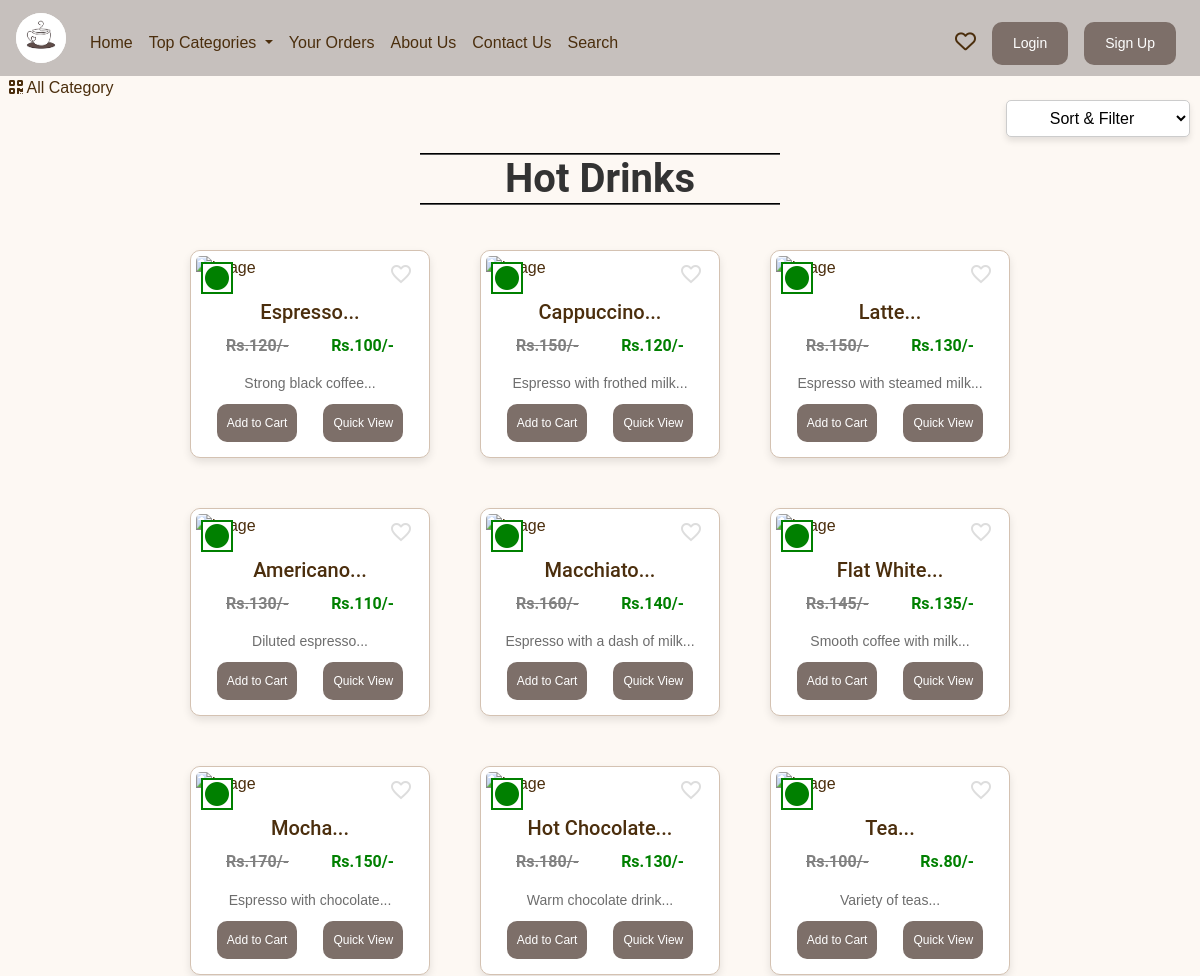
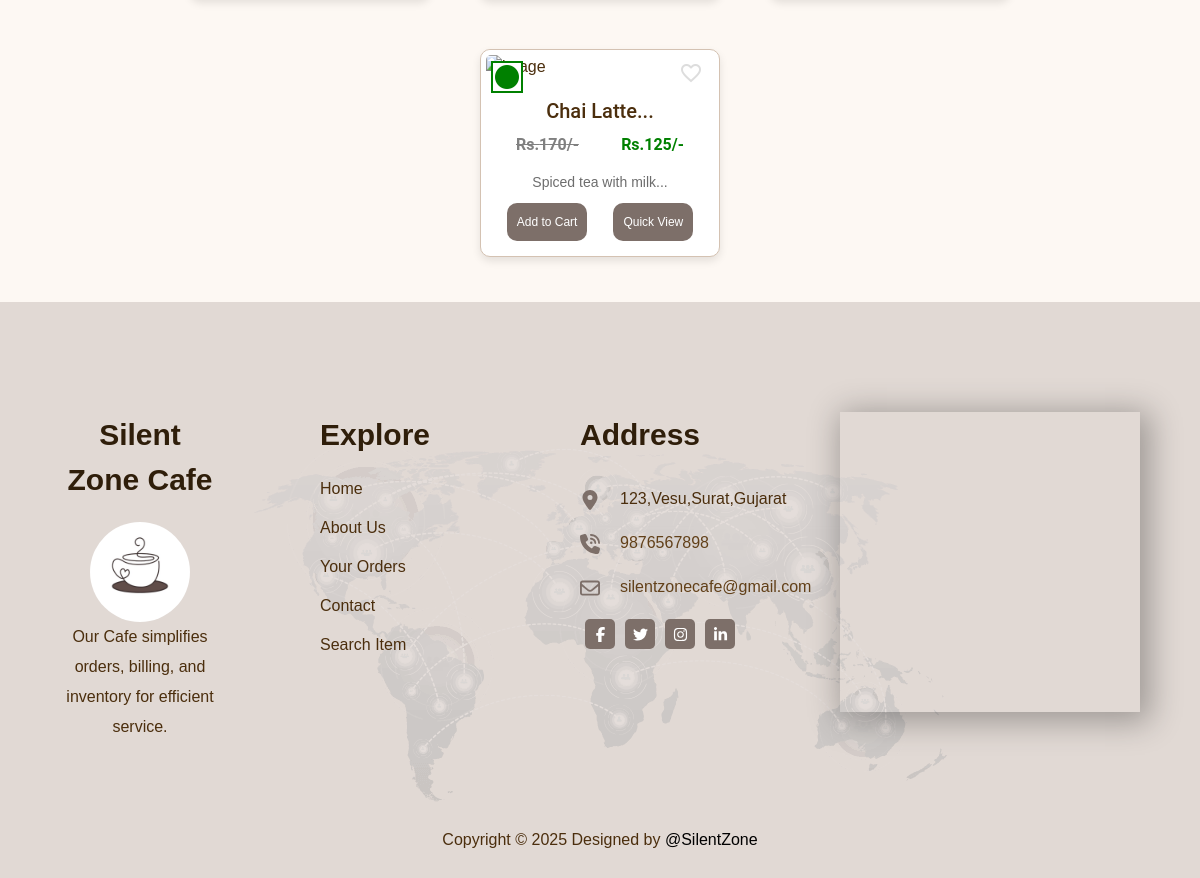
Screenshot of /view-food-list.php?catid=1 with the database file from the repository (2 pictures, top to bottom).
### tables this page shows
CREATE TABLE food_type (
    food_id INT PRIMARY KEY AUTO_INCREMENT,
    food_name TEXT,
    food_price INT,
    food_desc TEXT,
    category_id INT,
    food_update TEXT,
    food_img TEXT,
    is_veg TEXT,
    food_offer INT,
    FOREIGN KEY (category_id) REFERENCES categories(category_id) ON DELETE CASCADE
);

CREATE TABLE site (
    temp_id INT PRIMARY KEY AUTO_INCREMENT,
    system_name TEXT,
    email TEXT,
    contact TEXT,
    address TEXT,
    date_time TIMESTAMP
);

### view-food-list.php (the view, shortened to what this page needs)
<!DOCTYPE html>
<html lang="en">
<head>
    <link rel="stylesheet" href="https://stackpath.bootstrapcdn.com/bootstrap/4.4.1/css/bootstrap.min.css">
    <link rel="stylesheet" href="https://use.fontawesome.com/releases/v5.8.2/css/all.css">
    <link rel="stylesheet" href="/cafe_management_system/assets/css/style.css">
</head>
<body>
    <?php
        include("partial/_nav.php");
    ?>
    <div>&nbsp;
        <a href="index.php" class="active text-dark">
            <i class="fas fa-qrcode" style="color:#4b2e0d"></i>
            <span style="color:#4b2e0d">All Category</span>
        </a>
        <div class="sort-dropdown" class="btn2">
            <select id="sortDropdown" onchange="sortItems()">
                <option value="default" class="sort">Sort & Filter</option>
            </select>
        </div>
    </div>
    <?php
        $id = $_GET['catid'];
        $sql = "SELECT * FROM categories WHERE category_id = '$id'";
    ?>
    <div class="container2 my-3" id="cont">
        <div class="col-lg-4 text-center" style="margin: auto;border-top:2px groove black;border-bottom:2px groove black;color:#4b2e0d;">
            <h2 class="text-center center-container"><span id="catTitle">Items</span></h2>
        </div>
        <div class="row" id="food-items-container">
        <?php
        $id = $_GET['catid'];
        $sortOption = isset($_GET['sortOption']) ? $_GET['sortOption'] : 'default';
        if ($sortOption == 'veg') {
            $sql = "SELECT * FROM food_type WHERE category_id = '$id' AND is_veg = 'Veg'";
        } else if ($sortOption == 'nonveg') {
            $sql = "SELECT * FROM food_type WHERE category_id = '$id' AND is_veg = 'Non-Veg'";
        } else if ($sortOption == 'price_asc') {
            $sql = "SELECT * FROM food_type WHERE category_id = '$id' ORDER BY food_price ASC";
        } else if ($sortOption == 'price_desc') {
            $sql = "SELECT * FROM food_type WHERE category_id = '$id' ORDER BY food_price DESC";
        } else if ($sortOption == 'allitem') {
            $sql = "SELECT * FROM food_type WHERE category_id = '$id'";
        }
        else {
            $sql = "SELECT * FROM food_type WHERE category_id = '$id'";
        }
        $result = mysqli_query($conn,$sql);
        while($row = mysqli_fetch_array($result))
        {
            $food_id = $row['food_id'];
            $food_name = $row['food_name'];
            $food_price = $row['food_price'];
            $food_offer = $row['food_offer'];
            $food_desc = $row['food_desc'];
            $food_img = $row['food_img'];
            $is_veg = $row['is_veg'];
            $is_favorite = false;
        echo '<div class="col-xs-3 col-sm-3 col-md-3 food-item" data-price="'.$food_price.'" data-veg="'.$is_veg.'">
                <div class="card2" style="position: relative;">
                    <div class="food-symbol" style="position: absolute; top: 10px; left: 10px; font-size: 24px; z-index: 2;">';
        if ($is_veg == 'Veg') {
            echo '<i class="fa-solid fa-circle" style="color:green; background:white; padding:2px; border:2px solid green;"></i>';
        } else {
            echo '<i class="fa-solid fa-circle" style="color:red; background:white; padding:2px; border:2px solid red;"></i>';
        }
        echo '</div>
                    <div class="food-symbol" style="position: absolute; top: 10px; right: 10px; font-size: 20px; z-index: 2;">';
                    if ($loggedin)
                    {
                        echo '<form action="partial/_manageEatList.php" method="POST">
                            <input type="hidden" name="food_id" value="' . $food_id . '">
                            <input type="hidden" name="user_id" value="' . $userId . '">
                            <input type="hidden" name="action" value="' . ($is_favorite ? 'remove' : 'add') . '">
                            <button type="submit" style="outline:none;" class=" heart float-right heart ' . ($is_favorite ? 'filled' : '') . '">
                                <span class="material-icons">' . ($is_favorite ? 'favorite' : 'favorite_border') . '</span>
                            </button>
                          </form>';
                    }
                    else
                    {
                        echo '<button style="outline:none;" class="material-icons heart float-right heart" data-toggle="modal" data-target="#loginModal">
                        <span class="material-icons">favorite_border</span>
                  </button>';
                    }
                    echo '</div>
                    <img src="/cafe_management_system/img/'.$food_img.'" alt="image" width="249px" height="270px">
                    <div class="card-body">
                        <h5 class="card-title">'.substr($food_name,0,20).'...</h5>
                        <div style="display: flex; align-items: center;justify-content:space-between;margin-left:20px;margin-right:20px;">
                            <h6 style="color:grey; text-decoration: line-through; font-weight: bold;">Rs.'.$food_offer.'/-</h6>
                            <h6 style="color:green;font-weight:bold;">Rs.'.$food_price.'/-</h6>
                        </div>
                        <p class="card-text">'.substr($food_desc,0,29).'...</p>
                        <div class="row2 justify-content-center">';
                        if($loggedin){
                            $quasql = "SELECT item_quantity FROM cart WHERE food_id = '$food_id' AND user_id = '$userId'";
                            $quaresult = mysqli_query($conn,$quasql);
                            $quarow = mysqli_num_rows($quaresult);
                            if($quarow == 0)
                            {
                                echo '<form action="/cafe_management_system/partial/_manageCart.php" method = "POST">
                                        <input type="hidden" name="itemId" value="'.$food_id.'">
                                        <button type="submit" name="addtocart" class="btn2 mx-2">Add to Cart</button>
                                </form>';
                            }
                            else
                            {
                                echo '<a href = "viewCart.php"><button class="btn2 mx-2">Go to Cart</button></a>';
                            }
                        }
                        else
                        {
                            echo '<button class="btn2 mx-2" data-toggle="modal" data-target="#loginModal">Add to Cart</button>';
                        }
                        echo '</form>
                            <a href="view-food.php?foodid='.$food_id.'" class="mx-2"><button class="btn2">Quick View</button></a>
                        </div>
                    </div>
                </div>
            </div>';
    }
?>
        </div>
    </div>
    <?php
        include("partial/_footer.php");
    ?>
</body>
</html>

### partial/_footer.php (shortened to what this page needs)
<!DOCTYPE html>
<html lang="en">
<head>
    <link rel="stylesheet" href="/cafe_management_system/assets/css/style.css">
</head>
<body>
   <?php
        $sql = "SELECT * FROM site";
        $result = mysqli_query($conn, $sql);
        $row = mysqli_fetch_array($result);
        $systemName = $row['system_name'];
        $address = $row['address'];
        $email = $row['email'];
        $contact = $row['contact'];
    ?>
    <div class="section12">
        <div class="footerdiv">
            <div class="footermapimg">
                <div class="footerimgmap">
                </div>
            </div>
            <div class="footerflex">
                <div class="tarn_logo_footer">
                    <div class="highlighted_title" style="text-align: center;">
                        <?php echo $systemName;?>
                    </div>
                    <div class="tarn-logo">
                        <a href="index.php">
                            <img src="/cafe_management_system/assets/img/logo2.jpg" />
                        </a>
                    </div>
                    <div class="tarn_logo_details">
                        Our Cafe simplifies orders, billing, and inventory for efficient service.
                    </div>
                </div>
                <div class="explore">
                    <div class="highlighted_title">
                        Explore
                    </div>
                    <div class="link_details"><a href="index.php">Home</a></div>
                    <div class="link_details"><a href="about.php">About Us</a></div>
                    <div class="link_details"><a href="viewOrder.php">Your Orders</a></div>
                    <div class="link_details"><a href="contact.php">Contact</a></div>
                    <div class="link_details"><a href="searchItems.php">Search Item</a></div>
                </div>
                <div class="addresses">
                    <div class="highlighted_title">
                        Address
                    </div>
                    <div class="logoaddress">
                        <div class="addlogimg">
                            <svg xmlns="http://www.w3.org/2000/svg" viewBox="0 0 384 512" class="addressimg">
                                <path
                                    d="M215.7 499.2C267 435 384 279.4 384 192C384 86 298 0 192 0S0 86 0 192c0 87.4 117 243 168.3 307.2c12.3 15.3 35.1 15.3 47.4 0zM192 128a64 64 0 1 1 0 128 64 64 0 1 1 0-128z" />
                            </svg>
                        </div>
                        <div class="link_details_"><?php echo $address;?></div>
                    </div>
                    <div class="logoaddress">
                        <div class="addlogimg">
                        </div>
                        <div class="link_details_hover"><?php echo $contact;?></div>
                    </div>
                    <div class="logoaddress">
                        <div class="addlogimg">
                        </div>
                        <div class="link_details_hover"><?php echo $email;?></div>
                    </div>
                    <div class="footer_logo">
                        <div class="square_logo">
                            <a href="http://www.facebook.com" target="_blank" rel="noopener noreferrer">
                                <svg xmlns="http://www.w3.org/2000/svg" viewBox="0 0 320 512" class="logosvg">
                                    <path
                                        d="M80 299.3V512H196V299.3h86.5l18-97.8H196V166.9c0-51.7 20.3-71.5 72.7-71.5c16.3 0 29.4 .4 37 1.2V7.9C291.4 4 256.4 0 236.2 0C129.3 0 80 50.5 80 159.4v42.1H14v97.8H80z" />
                                </svg>
                            </a>
                        </div>
                        <div class="square_logo">
                            <a href="http://www.twitter.com" target="_blank" rel="noopener noreferrer">
                            </a>
                        </div>
                        <div class="square_logo">
                            <a href="http://www.instagram.com" target="_blank" rel="noopener noreferrer">
                            </a>
                        </div>
                        <div class="square_logo">
                            <a href="http://www.linkedin.com" target="_blank" rel="noopener noreferrer">
                            </a>
                        </div>
                    </div>
                </div>
                <div class="map">
                 <iframe src="https://www.google.com/maps/embed?pb=!1m18!1m12!1m3!1d4274.364678592217!2d72.78421690276834!3d21.15801559707634!2m3!1f0!2f0!3f0!3m2!1i1024!2i768!4f13.1!3m3!1m2!1s0x3be04df184811243%3A0x7d3bbfaeb9dd9862!2sJ.P.Dawar%20Institute%20Of%20Technology%2C%20Sardar%20Vallabhbhai%20Nat&#39;l%20Inst%20of%20Technology%20Rd%2C%20SVNIT%20Campus%2C%20Athwa%2C%20Surat%2C%20Gujarat%20395007!5e0!3m2!1sen!2sin!4v1739549227815!5m2!1sen!2sin" width="300" height="300" style="border:0;" allowfullscreen="" loading="lazy"></iframe>                </div>
                </div>
        </div>
        <div class="footer container-fluid text-light" style="padding: 10px;">
            <p class="py-2 mb-0"><center style="color: #4b2e0d;">Copyright © 2025 Designed by <a href="#" style="color: black;">@SilentZone</a></center></p>
        </div>
    </div>
</body>
</html>

### rows the page displays
food_type: is_veg "Veg" (drawn), food_name "Espresso", food_offer "120", food_price "100", food_desc "Strong black coffee"
food_type: is_veg "Veg" (drawn), food_name "Cappuccino", food_offer "150", food_price "120", food_desc "Espresso with frothed milk"
food_type: is_veg "Veg" (drawn), food_name "Latte", food_offer "150", food_price "130", food_desc "Espresso with steamed milk"
food_type: is_veg "Veg" (drawn), food_name "Americano", food_offer "130", food_price "110", food_desc "Diluted espresso"
food_type: is_veg "Veg" (drawn), food_name "Macchiato", food_offer "160", food_price "140", food_desc "Espresso with a dash of milk"
food_type: is_veg "Veg" (drawn), food_name "Flat White", food_offer "145", food_price "135", food_desc "Smooth coffee with milk"
food_type: is_veg "Veg" (drawn), food_name "Mocha", food_offer "170", food_price "150", food_desc "Espresso with chocolate"
food_type: is_veg "Veg" (drawn), food_name "Hot Chocolate", food_offer "180", food_price "130", food_desc "Warm chocolate drink"
food_type: is_veg "Veg" (drawn), food_name "Tea", food_offer "100", food_price "80", food_desc "Variety of teas"
food_type: is_veg "Veg" (drawn), food_name "Chai Latte", food_offer "170", food_price "125", food_desc "Spiced tea with milk"
site: system_name "Silent Zone Cafe", address "123,Vesu,Surat,Gujarat", contact "9876567898", email "silentzonecafe@gmail.com"
